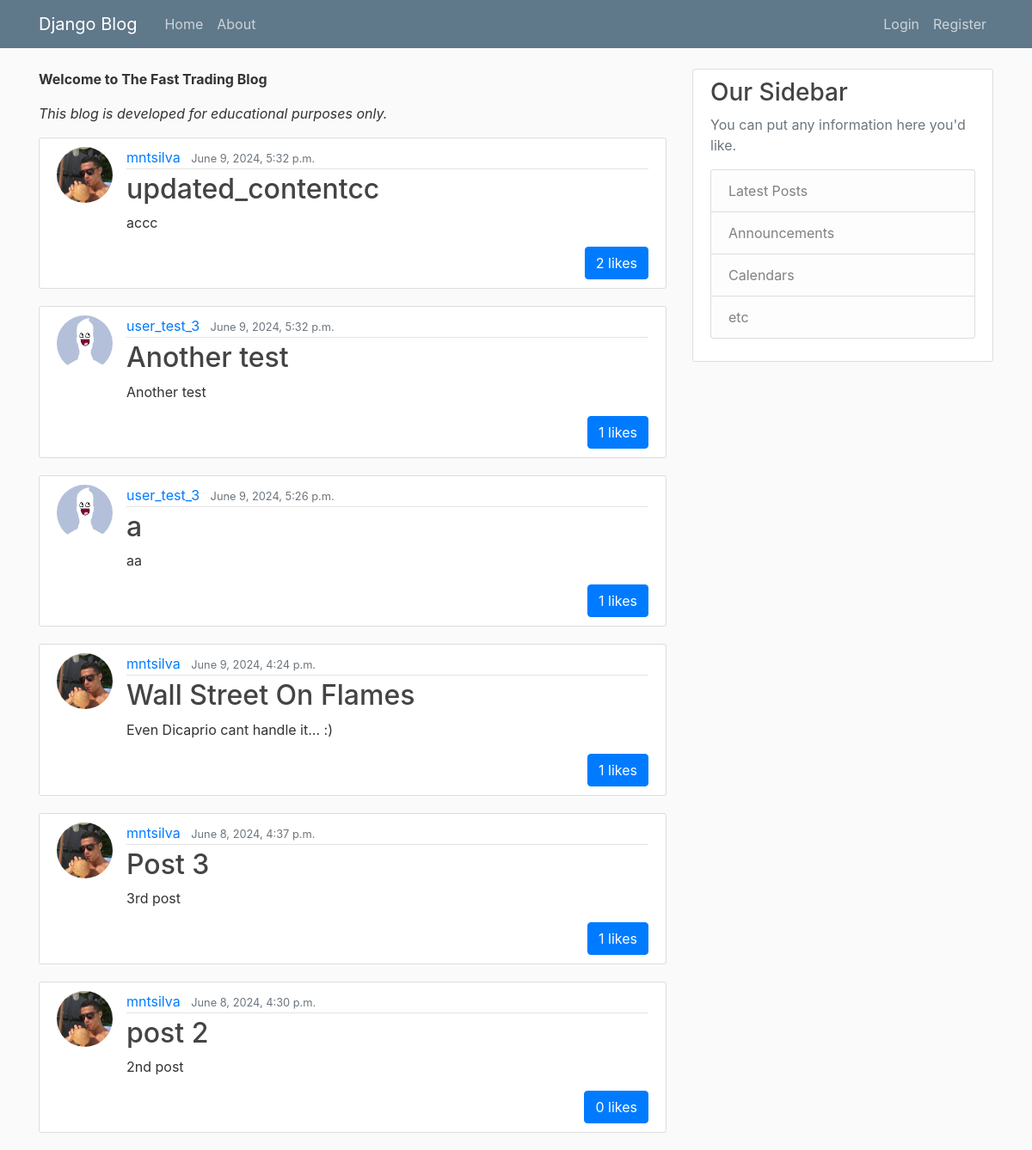
The page / on the database its author committed.
### blog_app/models.py (models this page shows, shortened)
class Post(models.Model):
    title = models.CharField(max_length=100)
    content = models.TextField()
    date_posted = models.DateTimeField(default=timezone.now)
    author = models.ForeignKey(User, on_delete=models.CASCADE)
    likes = models.ManyToManyField(User, related_name='blogpost_like')
    def number_of_likes(self):
        return self.likes.count()

### users_app/models.py (models this page shows, shortened)
class Profile(models.Model):
    user = models.OneToOneField(User, on_delete=models.CASCADE)
    image = models.ImageField(default='default.png', upload_to = 'profile_pics')

### blog_app/views.py (the view)
# urls.py: path('', PostListView.as_view(), name = 'blog-home'),
class PostListView(ListView):
    model = Post
    template_name ='blog_app/home.html'
    context_object_name = 'posts'
    ordering = ['-date_posted']

### blog_app/templates/blog_app/home.html (shortened to what this page needs)
{% extends "blog_app/base.html" %}
{% block content %}
    <p><b>Welcome to The Fast Trading Blog </b></p>
    <p><i>This blog is developed for educational purposes only.</i></p>
    {% for post in posts %}
    <article class="media content-section">
        <img class="rounded-circle article-img" src="{{ post.author.profile.image.url }}">
        <div class="media-body">
            <div class="article-metadata">
                <a class="mr-2" href="{% url 'profile' %}">{{ post.author }}</a>
                <small class="text-muted">{{ post.date_posted }}</small>
            </div>
            <h2><a class="article-title" href="{% url 'post-detail' post.id %}">{{ post.title }}</a></h2>
            <p class="article-content">{{ post.content }}</p>
            <div class="post-footer d-flex justify-content-end">
              <form method="post" action="{% url 'post-like' post.id %}">
                <button type="submit" class="btn btn-primary">
                    {{ post.number_of_likes }} likes
                </button>
            </form>
          </div>
         </div>
    </article>
    {% endfor %}
{% endblock content %}

### blog_app/templates/blog_app/base.html (shortened to what this page needs)
{% load static %}
<!DOCTYPE html>
<html>
<head>
    <link rel="stylesheet" href="https://cdn.jsdelivr.net/npm/bootstrap@4.0.0/dist/css/bootstrap.min.css">
    <link rel="stylesheet" type="text/css" href="{% static 'blog_app/main.css' %}">
</head>
<body>
        <header class="site-header">
            <nav class="navbar navbar-expand-md navbar-dark bg-steel fixed-top">
            <div class="container">
                <a class="navbar-brand mr-4" href="/">Django Blog</a>
                <div class="collapse navbar-collapse" id="navbarToggle">
                <div class="navbar-nav mr-auto">
                    <a class="nav-item nav-link" href="{% url 'blog-home' %}">Home</a>
                    <a class="nav-item nav-link" href="{% url 'blog-about' %}">About</a>
                </div>
                <div class="navbar-nav">
                    {% if user.is_authenticated %}
                    <a class="nav-item nav-link" href="" onclick="document.getElementById('logoutForm').submit(); return false;">Logout</a>
                    <a class="nav-item nav-link" href="{% url 'profile' %}">{{ user.username }}</a>
                    <a class="nav-item nav-link" href="{% url 'post-create' %}">Create post</a>
                    {% else %}
                    <a class="nav-item nav-link" href="{% url 'login' %}">Login</a>
                    <a class="nav-item nav-link" href="{% url 'register' %}">Register</a>
                    {% endif %}
                </div>
                </div>
            </div>
            </nav>
        </header>
        <main role="main" class="container">
            <div class="row">
            <div class="col-md-8">
                {% block content %}{% endblock %}
            </div>
            <div class="col-md-4">
                <div class="content-section">
                <h3>Our Sidebar</h3>
                <p class='text-muted'>You can put any information here you'd like.
                    <ul class="list-group">
                    <li class="list-group-item list-group-item-light">Latest Posts</li>
                    <li class="list-group-item list-group-item-light">Announcements</li>
                    <li class="list-group-item list-group-item-light">Calendars</li>
                    <li class="list-group-item list-group-item-light">etc</li>
                    </ul>
                </p>
                </div>
            </div>
            </div>
        </main>
</body>
</html>

### blog_app/static/blog_app/main.css (style rules this page uses)
body { background: #fafafa; color: #333333; margin-top: 5rem; }
h1, h2, h3, h4, h5, h6 { color: #444444; }
ul { margin: 0; }
.bg-steel { background-color: #5f788a; }
.site-header .navbar-nav .nav-link { color: #cbd5db; }
.content-section { background: #ffffff; padding: 10px 20px; border: 1px solid #dddddd; border-radius: 3px; margin-bottom: 20px; }
.article-title { color: #444444; }
.article-content { white-space: pre-line; }
.article-img { height: 65px; width: 65px; margin-right: 16px; }
.article-metadata { padding-bottom: 1px; margin-bottom: 4px; border-bottom: 1px solid #e3e3e3 }

### rows shown on the page
Post: author.profile.image (picture), author "mntsilva", date_posted "June 9, 2024, 5:32 p.m.", title "updated_contentcc", content "accc", number_of_likes "2"
Post: author.profile.image (placeholder picture), author "user_test_3", date_posted "June 9, 2024, 5:32 p.m.", title "Another test", content "Another test", number_of_likes "1"
Post: author.profile.image (placeholder picture), author "user_test_3", date_posted "June 9, 2024, 5:26 p.m.", title "a", content "aa", number_of_likes "1"
Post: author.profile.image (picture), author "mntsilva", date_posted "June 9, 2024, 4:24 p.m.", title "Wall Street On Flames", content "Even Dicaprio cant handle it... :)", number_of_likes "1"
Post: author.profile.image (picture), author "mntsilva", date_posted "June 8, 2024, 4:37 p.m.", title "Post 3", content "3rd post", number_of_likes "1"
Post: author.profile.image (picture), author "mntsilva", date_posted "June 8, 2024, 4:30 p.m.", title "post 2", content "2nd post", number_of_likes "0"
